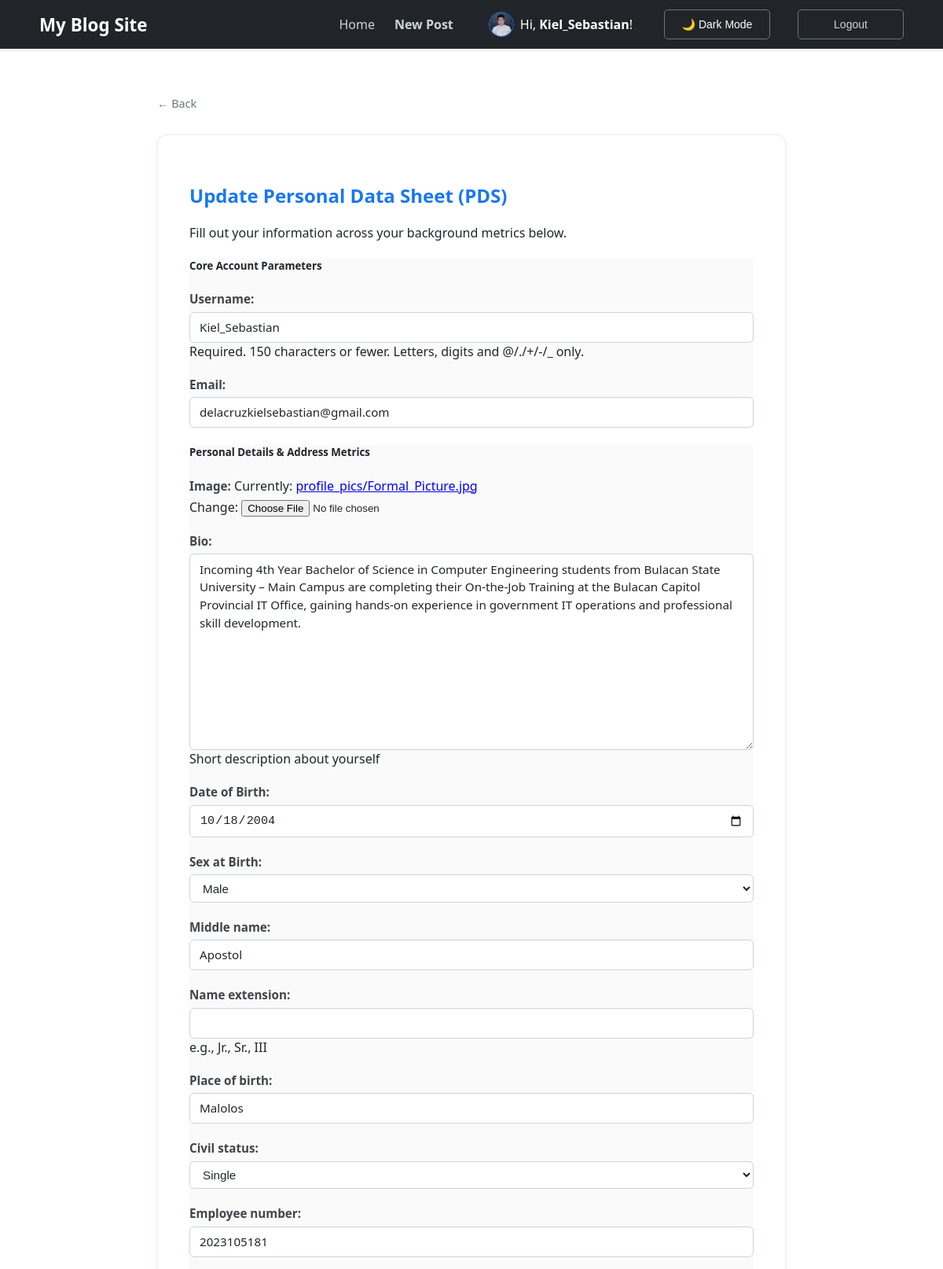
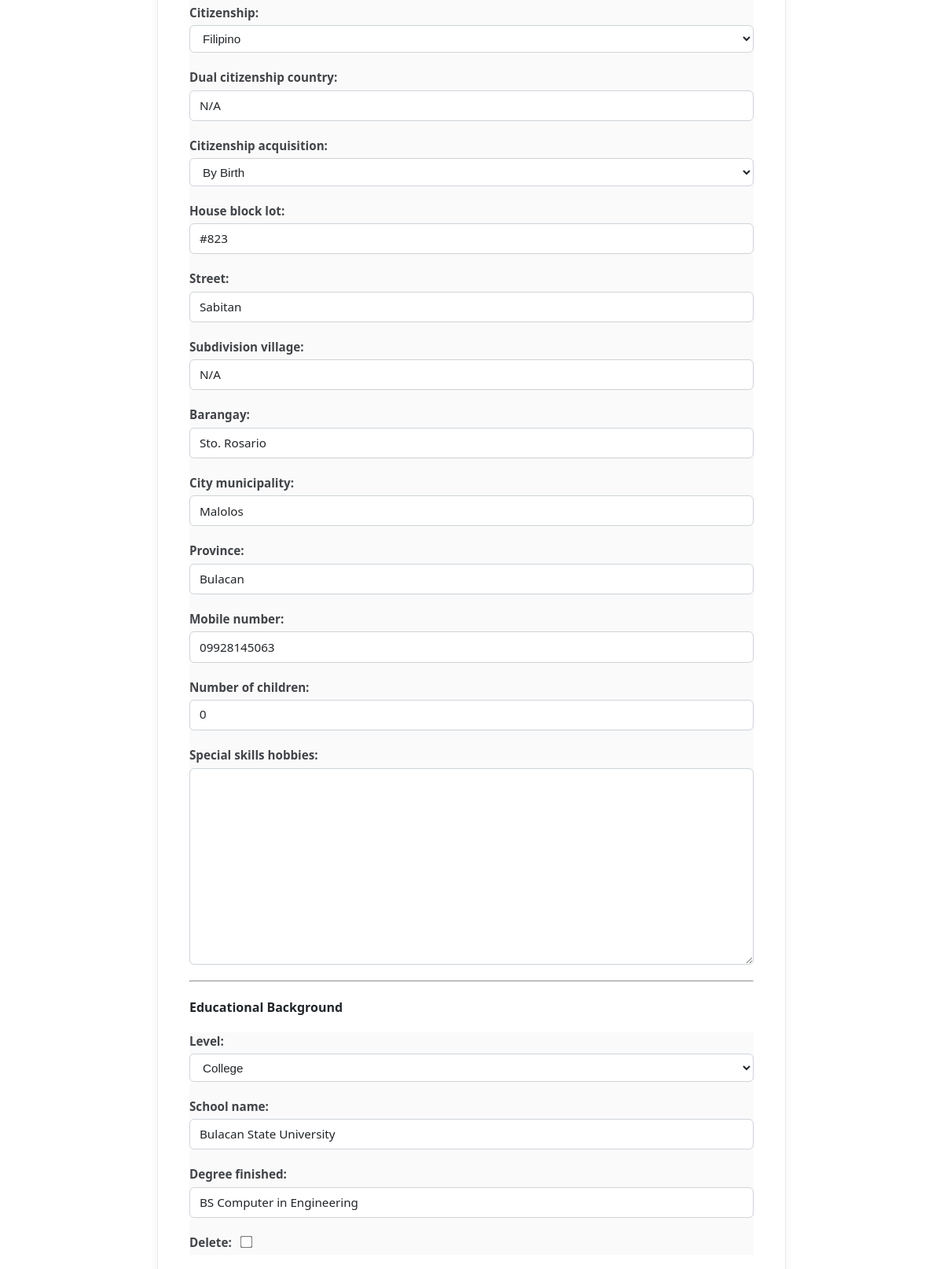
The page /profile/update/ (signed in, upper part) on the database its author committed (2 pictures, top to bottom).
### blog/models.py (models this page shows, shortened)
class Profile(models.Model):
    user = models.OneToOneField(User, on_delete=models.CASCADE)
    image = models.ImageField(default='default.jpg', upload_to='profile_pics')
    bio = models.TextField(max_length=500, blank=True, help_text="Short description about yourself")
    birth_date = models.DateField(null=True, blank=True, verbose_name="Date of Birth")
    gender = models.CharField(max_length=1, choices=GENDER_CHOICES, blank=True, verbose_name="Sex at Birth")
    middle_name = models.CharField(max_length=100, blank=True, null=True)
    name_extension = models.CharField(max_length=20, blank=True, null=True, help_text="e.g., Jr., Sr., III")
    place_of_birth = models.CharField(max_length=255, blank=True, null=True)
    CIVIL_STATUS_CHOICES = [
        ('S', 'Single'), ('M', 'Married'), ('W', 'Widowed'),
        ('SEP', 'Separated'), ('O', 'Others')
    ]
    civil_status = models.CharField(max_length=3, choices=CIVIL_STATUS_CHOICES, blank=True, null=True)
    employee_number = models.CharField(max_length=50, blank=True, null=True)
    CITIZENSHIP_CHOICES = [('F', 'Filipino'), ('D', 'Dual Citizenship')]
    citizenship = models.CharField(max_length=1, choices=CITIZENSHIP_CHOICES, default='F')
    dual_citizenship_country = models.CharField(max_length=100, blank=True, null=True)
    citizenship_acquisition = models.CharField(
        max_length=20,
        choices=[('B', 'By Birth'), ('N', 'By Naturalization')],
        blank=True, null=True
    )
    house_block_lot = models.CharField(max_length=100, blank=True, null=True)
    street = models.CharField(max_length=100, blank=True, null=True)
    subdivision_village = models.CharField(max_length=100, blank=True, null=True)
    barangay = models.CharField(max_length=100, blank=True, null=True)
    city_municipality = models.CharField(max_length=100, blank=True, null=True)
    province = models.CharField(max_length=100, blank=True, null=True)
    mobile_number = models.CharField(max_length=20, blank=True, null=True)
    number_of_children = models.PositiveIntegerField(default=0, blank=True, null=True)
    special_skills_hobbies = models.TextField(blank=True, null=True)

### blog/views.py (the view)
# urls.py: path('profile/update/', views.profile_update, name='profile-update'),
@login_required
def profile_update(request):
    profile, created = Profile.objects.get_or_create(user=request.user)
    if request.method == 'POST':
        u_form = UserUpdateForm(request.POST, instance=request.user)
        p_form = ProfileUpdateForm(request.POST, request.FILES, instance=profile)
        edu_formset = EducationFormSet(request.POST, instance=profile)
        elig_formset = CivilServiceFormSet(request.POST, instance=profile)
        work_formset = WorkExperienceFormSet(request.POST, instance=profile)
        vol_formset = VoluntaryWorkFormSet(request.POST, instance=profile)
        train_formset = TrainingProgramFormSet(request.POST, instance=profile)
        if (u_form.is_valid() and p_form.is_valid() and edu_formset.is_valid() and
                elig_formset.is_valid() and work_formset.is_valid() and
                vol_formset.is_valid() and train_formset.is_valid()):
            with transaction.atomic():
                u_form.save()
                p_form.save()
                edu_formset.save()
                elig_formset.save()
                work_formset.save()
                vol_formset.save()
                train_formset.save()
            messages.success(request, 'Your personal data sheets have been successfully recorded!')
            return redirect('user-profile', username=request.user.username)
        else:
            messages.error(request, 'Form validation failed. Review empty required fields or error components highlighted below.')
    else:
        u_form = UserUpdateForm(instance=request.user)
        p_form = ProfileUpdateForm(instance=profile)
        edu_formset = EducationFormSet(instance=profile)
        elig_formset = CivilServiceFormSet(instance=profile)
        work_formset = WorkExperienceFormSet(instance=profile)
        vol_formset = VoluntaryWorkFormSet(instance=profile)
        train_formset = TrainingProgramFormSet(instance=profile)
    context = {
        'u_form': u_form,
        'p_form': p_form,
        'edu_formset': edu_formset,
        'elig_formset': elig_formset,
        'work_formset': work_formset,
        'vol_formset': vol_formset,
        'train_formset': train_formset,
    }
    return render(request, 'blog/profile_update.html', context)

### blog/forms.py (shortened to what this page needs)
class UserUpdateForm(forms.ModelForm):
    email = forms.EmailField()
    class Meta:
        model = User
        fields = ['username', 'email']

class ProfileUpdateForm(forms.ModelForm):
    class Meta:
        model = Profile
        fields = [
            'image', 'bio', 'birth_date', 'gender',
            'middle_name', 'name_extension', 'place_of_birth',
            'civil_status', 'employee_number', 'citizenship',
            'dual_citizenship_country', 'citizenship_acquisition',
            'house_block_lot', 'street', 'subdivision_village',
            'barangay', 'city_municipality', 'province',
            'mobile_number', 'number_of_children', 'special_skills_hobbies'
        ]
        widgets = {
            'birth_date': forms.DateInput(attrs={'type': 'date'}),
        }
    def __init__(self, *args, **kwargs):
        super().__init__(*args, **kwargs)
        required_fields = ['birth_date', 'place_of_birth', 'gender', 'civil_status', 'mobile_number']
        for field in required_fields:
            self.fields[field].required = True

### blog/templates/blog/profile_update.html (shortened to what this page needs)
{% extends "blog/base.html" %}
{% block content %}
<div class="container my-5">
    <div class="card pds-update-card shadow-sm p-4 mx-auto" style="max-width: 850px; border-radius: 12px; background-color: var(--card-bg, #ffffff); border: 1px solid rgba(0,0,0,0.08); color: inherit;">
        <div class="text-center mb-4 border-bottom pb-3">
            <h2 class="fw-bold" style="color: #1877F2;">Update Personal Data Sheet (PDS)</h2>
            <p class="text-muted">Fill out your information across your background metrics below.</p>
        </div>
        <form method="POST" enctype="multipart/form-data">
            <div class="p-3 mb-4 rounded border default-form-group bg-field-card">
                <h5 class="fw-bold text-secondary mb-3">Core Account Parameters</h5>
                {{ u_form.as_p }}
            </div>
            <div class="p-3 mb-4 rounded border default-form-group bg-field-card">
                <h5 class="fw-bold text-secondary mb-3">Personal Details & Address Metrics</h5>
                {{ p_form.as_p }}
            </div>
            <hr class="my-4">
            <div class="mb-4 default-form-group">
                <h4 class="fw-bold text-primary mb-3">Educational Background</h4>
                {% for form in edu_formset %}
                    <div class="p-3 mb-3 border rounded shadow-xs bg-field-card">
                        {{ form.as_p }}
                    </div>
                {% endfor %}
            </div>
        </form>
    </div>
</div>
{% endblock %}

### blog/templates/blog/base.html (shortened to what this page needs)
{% load static %}
<!DOCTYPE html>
<html lang="en">
<head>
    <link rel="stylesheet" type="text/css" href="{% static 'blog/main.css' %}">
</head>
<body>
    <nav class="navbar">
        <div class="nav-container">
            <a href="{% url 'blog-home' %}" class="nav-logo">My Blog Site</a>
            <div class="nav-links">
                <a href="{% url 'blog-home' %}">Home</a>
                {% if user.is_authenticated %}
                    <a href="{% url 'post-create' %}" style="margin-right: 20px; font-weight: 600;">New Post</a>
                    <a href="{% url 'user-profile' user.username %}" style="margin-right: 15px; display: inline-flex; align-items: center; text-decoration: none;">
                        <img src="{{ user.profile.image.url }}" alt="Nav Profile" style="width: 30px; height: 30px; border-radius: 50%; border: 1px solid #1877F2; object-fit: cover; margin-right: 8px;">
                        <span style="color: #fff;">Hi, <strong>{{ user.username }}</strong>!</span>
                    </a>
                    <button id="theme-toggle" class="theme-toggle-btn" style="margin-right: 10px;">🌙 Dark Mode</button>
                    <form method="post" action="{% url 'logout' %}" style="display:inline;">
                        <button type="submit" class="nav-logout-btn">Logout</button>
                    </form>
                {% else %}
                    <a href="{% url 'login' %}">Login</a>
                    <a href="{% url 'register' %}">Register</a>
                {% endif %}
            </div>
        </div>
    </nav>
    <div class="main-wrapper" style="margin-top: 60px;">
        {% if request.path != '/' %}
            <div style="margin-bottom: 30px;">
                <a href="{% url 'blog-home' %}" style="text-decoration: none; color: #6c757d; font-size: 0.9rem; display: flex; align-items: center; gap: 5px;">
                    &larr; Back
                </a>
            </div>
        {% endif %}
        {% block content %}{% endblock %}
    </div>
</body>
</html>

### blog/static/blog/main.css (style rules this page uses)
body { background-color: #f0f2f5; font-family: 'Segoe UI', Roboto, Helvetica, Arial, sans-serif; margin: 0; color: #1c1e21; }
.navbar { background-color: #212529; padding: 0.75rem 0; box-shadow: 0 2px 4px rgba(0,0,0,0.1); position: sticky; top: 0; z-index: 1000; }
.nav-container { max-width: 1100px; margin: 0 auto; display: flex; justify-content: space-between; align-items: center; padding: 0 20px; }
.nav-logo { color: white !important; text-decoration: none; font-size: 1.4rem; font-weight: bold; }
.nav-links { display: flex; align-items: center; gap: 25px; }
.nav-links a { color: #ced4da; text-decoration: none; font-weight: 500; }
.nav-logout-btn { background: transparent; border: 1px solid #6c757d; color: #ced4da; padding: 6px 15px; border-radius: 4px; cursor: pointer; }
.main-wrapper { max-width: 800px; margin: 60px auto; padding: 0 20px; }
.card { background: white; border-radius: 12px; border: 1px solid #ddd; padding: 40px; margin-bottom: 30px; box-shadow: 0 4px 12px rgba(0,0,0,0.05); }
form p { margin-bottom: 25px; }
form label { display: block; margin-bottom: 10px; font-weight: 600; }
form input[type="text"], form input[type="password"], form input[type="email"], form textarea { width: 100%; padding: 15px; border: 1px solid #ccc; border-radius: 6px; box-sizing: border-box; font-size: 1rem; font-family: inherit; }
form textarea { min-height: 250px; line-height: 1.6; resize: vertical; }

### blog/templates/blog/base.html (style rules this page uses)
body { background-color: #ffffff; color: #212529; transition: background-color 0.3s, color 0.3s; }
.theme-toggle-btn, .nav-logout-btn { width: 135px !important; height: 38px !important; display: inline-flex !important; justify-content: center !important; align-items: center !important; box-sizing: border-box !important; padding: 0 !important; font-size: 14px !important; font-weight: 500 !important; border-radius: 5px !important; cursor: pointer; transition: all 0.2s ease-in-out; }
.theme-toggle-btn { background: transparent; color: #ffffff; border: 1px solid #6c757d; }
.nav-logout-btn { background: transparent; color: #ced4da !important; border: 1px solid #6c757d; }

### blog/templates/blog/profile_update.html (style rules this page uses)
.bg-field-card { background-color: rgba(0,0,0,0.02); }
.default-form-group p { margin-bottom: 1.25rem; font-weight: 500; }
.default-form-group label { display: inline-block; margin-bottom: 0.4rem; font-size: 0.95rem; color: inherit; opacity: 0.85; }
.default-form-group input[type="text"], .default-form-group input[type="email"], .default-form-group input[type="date"], .default-form-group input[type="number"], .default-form-group select, .default-form-group textarea { display: block; width: 100%; box-sizing: border-box; padding: 0.45rem 0.75rem; font-size: 0.95rem; line-height: 1.5; color: #212529; background-color: #ffffff; border: 1px solid #ced4da; border-radius: 6px; transition: border-color .15s ease-in-out, box-shadow .15s ease-in-out; }
.default-form-group input[type="checkbox"] { margin-left: 8px; transform: scale(1.2); cursor: pointer; }

### rows shown on the page
Profile: bio "Incoming 4th Year Bachelor of Science in Computer Engineering students from Bulacan State University – Main Campus are completing their On-the-Job Training at the Bulacan Capitol Provincial IT Office, gaining hands-on experience in government IT operations and professional skill development.", birth_date "10/18/2004", gender "Male", middle_name "Apostol", place_of_birth "Malolos", civil_status "Single", employee_number "2023105181", citizenship "Filipino", dual_citizenship_country "N/A", citizenship_acquisition "By Birth", house_block_lot "#823", street "Sabitan", subdivision_village "N/A", barangay "Sto. Rosario", city_municipality "Malolos", province "Bulacan", mobile_number "09928145063", number_of_children "0"

### other values the page prints
{{ user.username }} "Kiel_Sebastian"
